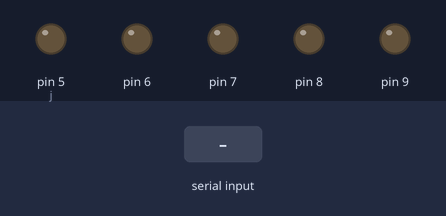
This sketch was run on a simulated Arduino Uno, built with avr-gcc and run on an emulated ATmega328P. Shown: output pins drawn as LEDs (lit = HIGH). The inputs (shaded band) are chosen by the test bench. What the sketch prints to the serial monitor is not drawn.

Above: at 1.2 s.
1.3 s: byte 30 received over Serial
At 2.3 s:
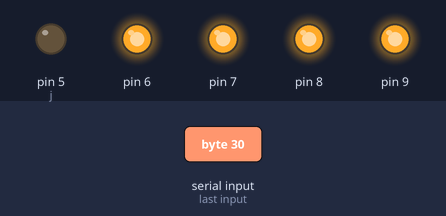
Timing chart, 0 to 4.3 s (numbered marks = the images above; inputs shaded):
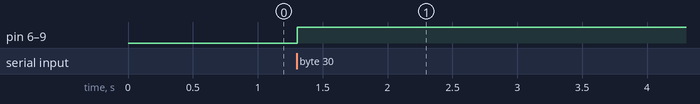

Measured:
- after the input at 1.3 s, pin 6–9: LOW → HIGH at once

The sketch:

binary.ino
```cpp
int input;
int binaryNumber;

int n;
int j=5;
void setup() {
  Serial.begin(9600);
  pinMode(5,OUTPUT);
  pinMode(6,OUTPUT);
  pinMode(7,OUTPUT);
  pinMode(8,OUTPUT);
  pinMode(9,OUTPUT);


Serial.print("Enter the number to be converted:");

}
int binary(int number) {
  int r=0;
  int k=0;
  while(number!=0) {
    r = ((number % 2 == 0 ? 0 : 1)*pow(10,k))+r;
    number /= 2;
    k++;
  }
  return r;
}

void loop()
{
if(Serial.available())
{
int input = Serial.read();
  binaryNumber = binary(input);
for(int i=0;i<5;i++)
{
  n=binaryNumber%10;
  binaryNumber/=10;

    if(n==0)
    {
      digitalWrite(j,LOW);

    }
    else
    digitalWrite(j,HIGH);

    j++;
  }


}
}
```
